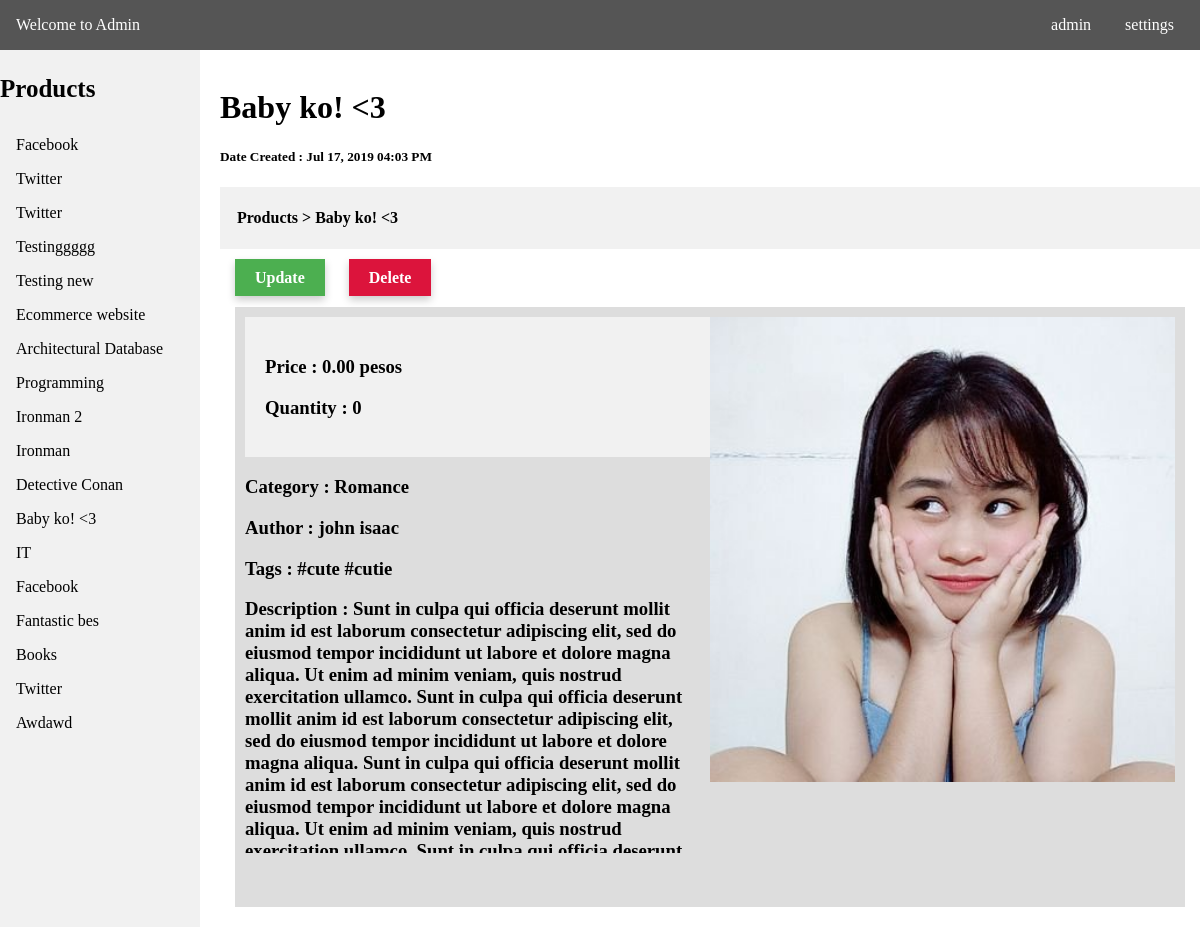
Before: /admin/product_details.php?id=117 with the older database file.
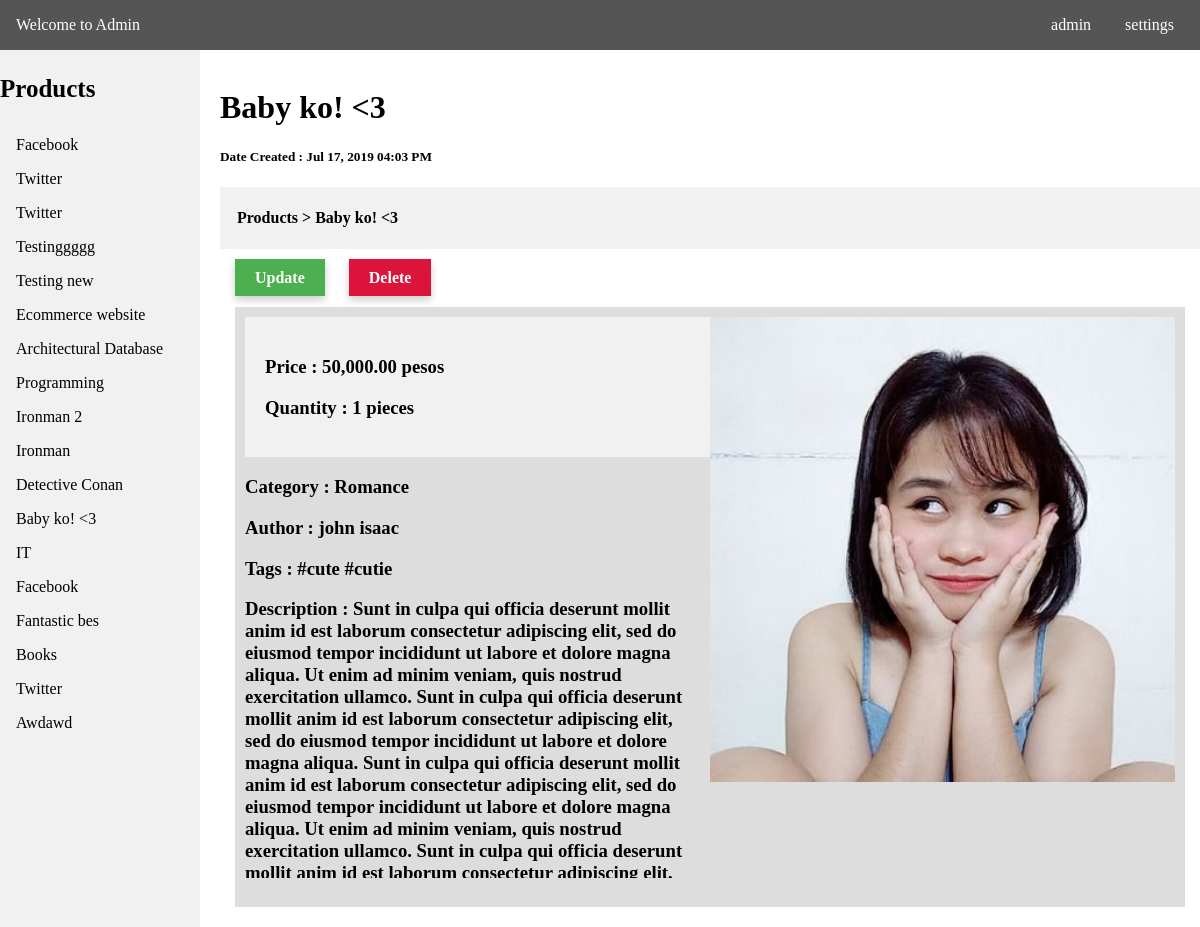
After: the same page with the newer database file.
### tables this page shows
CREATE TABLE `tbl_stack` (
  `id` int(11) NOT NULL,
  `title` varchar(50) DEFAULT NULL,
  `category` varchar(255) NOT NULL,
  `price` int(20) NOT NULL,
  `quantity` int(20) NOT NULL,
  `title_desc` varchar(50) DEFAULT NULL,
  `image` varchar(255) NOT NULL,
  `some_text` varchar(50) DEFAULT NULL,
  `description` text,
  `date_created` datetime NOT NULL DEFAULT CURRENT_TIMESTAMP
);

### api/dbh.php (called while the page is built, shortened)
<?php
class dbh {
    public function __construct() {
        $this->servername = HOST;
        $this->username = USER;
        $this->password = PASS;
        $this->dbname = DBNAME;
        $this->conn = mysqli_connect($this->servername,$this->username,$this->password,$this->dbname);
    }
}
?>

### config.php (called while the page is built, shortened)
<?php
include API.'dbh.php';
include API.'User.php';
include API.'viewUser.php';
$viewUser = new ViewUser;
?>

### api/viewUser.php (called while the page is built, shortened)
<?php
class ViewUser extends User {
    public function get_data($get_table) {
        $query = "SELECT * FROM ".$get_table." ORDER BY id DESC";
        $res = mysqli_query($this->conn,$query);
        return $res;
    }
    public function select_where($table_name, $where_condition)
      {
           $condition = '';
           $array = array();
           foreach($where_condition as $key => $value)
           {
                $condition .= $key . " = '".$value."' AND ";
           }
           $condition = substr($condition, 0, -5);
           $query = "SELECT * FROM ".$table_name." WHERE " . $condition;
           $result = mysqli_query($this->conn, $query);
           while($row = mysqli_fetch_array($result))
           {
                $array[] = $row;
           }
           return $array;
      }
    public function datetime($string) {
        $date_format = "M d, Y h:i A";
        $date_content = strtotime($string);
        $date = date($date_format, $date_content);
        return $date;
    }
}
?>

### admin/product_details.php (the view, shortened to what this page needs)
<?php
include '../config.php';
    $table = "tbl_stack";
    $id = array(
        'id' => $_GET['id']
    );
    $res = $viewUser->select_where($table, $id);
    foreach ($res as $data) {
        $ptitle = $data['title'];
        $title_desc = $data['title_desc'];
        $some_text = $data['some_text'];
        $desc = $data['description'];
        $image = $data['image'];
        $category = $data['category'];
        $datee = $data['date_created'];
        $price = $data['price'];
        $quantity = $data['quantity'];
        $pid = $data['id'];
        $date = $viewUser->datetime($datee);
        $money = number_format($price,2);
        $qty = number_format($quantity);
    }
?>
<!DOCTYPE html>
<html>
<head>
    <link rel="stylesheet" type="text/css" media="screen" href="admin_css/main.css" />
</head>
<body>
<div class="header">
    <p><a style="color:#fff;text-decoration:none;" href="<?php echo ADMIN_URL;?>">Welcome to Admin</a></p>
    <div class="head-content">
        <p>admin</p>
        <p>settings</p>
    </div>
</div>
<nav>
    <ul>
    <p style="font-size:25px;font-weight:bold;">Products</p>
    <?php
        $tbl = "tbl_stack";
        $res = $viewUser->get_data($tbl);
        while($row = $res->fetch_assoc()) {
            $title = $row['title'];
            $id = $row['id'];
    ?>
        <li><a href="<?php echo ADMIN_URL.'product_details.php?id='.$id; ?>"><?php echo ucfirst($title); ?></a></li>
    <?php
        }
    ?>
    </ul>
</nav>
<div class="container">
    <br>
<h1><?php echo $ptitle; ?></h1>
<h5>Date Created : <?php echo $date; ?></h5>
<div style="background-color:#f1f1f1;padding:1px;"><h4>&nbsp &nbsp <a style="color:#000;text-decoration:none;" href="<?php echo ADMIN_URL.'products.php';?>">Products</a> > <?php echo $ptitle; ?></h4></div>
    <div class="content">
        <div class="row">
            <div class="options">
                <a class="update" href="<?php echo ADMIN_URL.'product_update.php?id='.$pid;?>">Update</a>
                <a class="delete" onclick="return confirm('Are you sure?')" href="<?php echo ADMIN_URL.'ajax/delete.php?id='.$pid;?>">Delete</a>
            </div>
            <div style="padding: 20px;">
                <div style="padding:10px;width:100%;background-color:#ddd;">
                <img src="../<?php echo $image;?>" style="margin-left:10px;float:right;width:50%" alt="">
                <div style="padding:20px;width:100%;background-color:#f1f1f1;">
                    <h3>Price : <?php echo $money ? $money.' pesos'  : '0.00' ;?></h3>
                    <h3>Quantity : <?php echo $qty ? $qty.' pieces' : '0' ;?></h3>
                </div>
                <h3>Category : <?php echo $category;?></h3>
                <h3>Author : <?php echo $title_desc;?></h3>
                <h3>Tags : <?php echo $some_text;?></h3>
                <h3 style="height:280px;overflow:auto;">Description : <?php echo $desc;?></h3>
                </div>
            </div>
    </div>
    </div>
</div>
</body>
</html>

### admin/admin_css/main.css (style rules this page uses)
* { box-sizing: border-box; }
body { margin: 0; font-family: Cambria, Cochin, Georgia, Times, 'Times New Roman', serif; }
ul { list-style-type: none; margin: 0; padding: 0; width: 200px; top: 50px; background-color: #f1f1f1; position: fixed; height: 100%; overflow: auto; }
li a { display: block; color: #000; padding: 8px 16px; text-decoration: none; }
.header { background-color: #555; color:white; display: inline-block; width: 100%; position:fixed; top:0; padding: 16px; }
.header p { display: inline; }
.container { margin-top: 50px; margin-left: 220px; }
.content { margin-top: 20px; }
.head-content { float:right; }
.head-content p { margin-left: 10px; padding: 10px; }
.row { margin: 0 -5px; }
.row:after { content: ""; display: table; clear: both; }
.options a { margin-left: 20px; padding: 10px 20px; background-color: #f1f1f1; text-decoration: none; color: #fff; font-weight: bold; box-shadow: 0 4px 8px 0 rgba(0, 0, 0, 0.2); }
.options .update { background-color: #4CAF50; }
.options .delete { background-color: crimson; }

Changed rows visible on the page:
changed tbl_stack "Baby ko! <3": price "0.00" → "50,000.00"; quantity (not shown) → "1"
Other visible differences:
text no longer shown: "0"
text now shown: "pieces"
